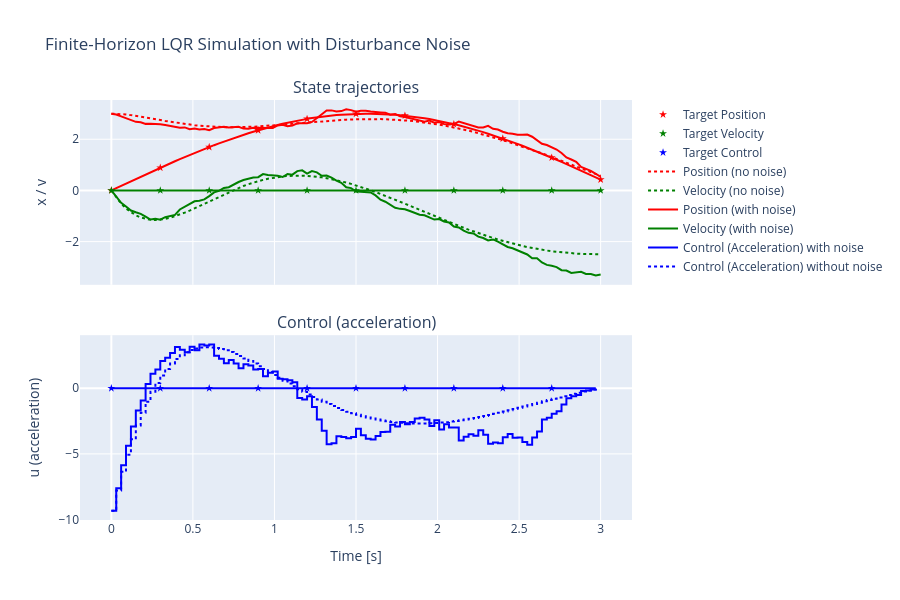

The cell this chart's notebook holds for it:
### Code cell
# Plot open-loop and closed-loop simulation results
fig = make_subplots(rows=2,
                    cols=1,
                    shared_xaxes=True,
                    vertical_spacing=0.12,
                    subplot_titles=("State trajectories",
                                    "Control (acceleration)"))

# setpoint markers every 10 ticks
plot_setpoint(xref[:, 0], 'Target Position', 'red', row=1)
plot_setpoint(xref[:, 1], 'Target Velocity', 'green', row=1)
plot_setpoint(uref[:, 0], 'Target Control', 'blue', row=2)

# States: no-noise (dashed) and with-noise (solid)
plot(xs[:, 0], 'Position (no noise)', dict(color='red', dash='dot'), row=1)
plot(xs[:, 1], 'Velocity (no noise)', dict(color='green', dash='dot'), row=1)
plot(x_sim[:, 0], 'Position (with noise)', dict(color='red'), row=1)
plot(x_sim[:, 1], 'Velocity (with noise)', dict(color='green'), row=1)

# Controls: no-noise (dashed) and with-noise (solid)
plot(u_sim[:, 0],
     'Control (Acceleration) with noise',
     dict(color='blue'),
     row=2,
     line_shape='hv')
plot(us[:, 0],
     'Control (Acceleration) without noise',
     dict(color='blue', dash='dot'),
     row=2,
     line_shape='hv')

# Axes and layout
fig.update_xaxes(title_text='Time [s]', row=2, col=1)
fig.update_yaxes(title_text='x / v', row=1, col=1)
fig.update_yaxes(title_text='u (acceleration)', row=2, col=1)
fig.update_layout(
    height=600,
    width=900,
    title_text='Finite-Horizon LQR Simulation with Disturbance Noise')

fig.show()
